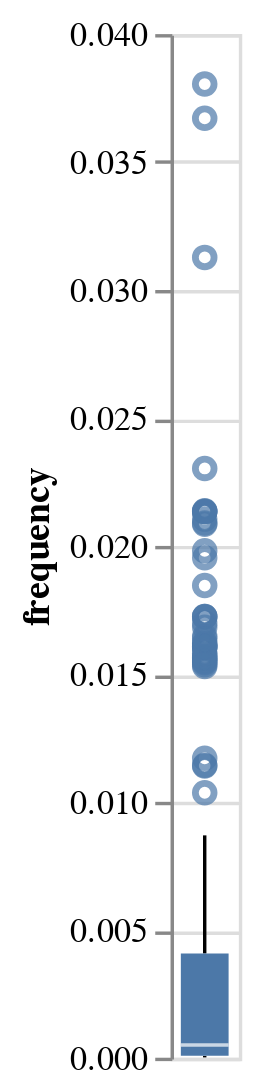

Notebook source saved alongside this figure:
### Markdown cell above
### Compare and find activity labels that are statistically significantly infrequent

### Code cell
iqr = (
    np.quantile(rel_act_freq['frequency'], q=0.75) - 
    np.quantile(rel_act_freq['frequency'], q=0.25)
)
# print(iqr)

ub = np.quantile(rel_act_freq['frequency'], q=0.75) + 1.5 * iqr
lb = np.quantile(rel_act_freq['frequency'], q=0.25) - 1.5 * iqr

rel_act_freq['is_infrequent'] = rel_act_freq['frequency'].apply(
    lambda x: x < lb
)

alt.Chart(rel_act_freq).mark_boxplot().encode(
    y='frequency:Q'
)

### Figure 1 — Vega specification as saved in the notebook (floating-point values rounded to 4 significant figures)
{"$schema": "https://vega.github.io/schema/vega/v5.json", "data": [{"name": "source_0"}, {"name": "data_0"}, {"name": "data_1", "values": [{"frequency": 0.02134}, {"frequency": 0.01724}, {"frequency": 0.01552}, {"frequency": 0.01547}, {"frequency": 0.0114}, {"frequency": 0.01621}, {"frequency": 0.02105}, {"frequency": 0.01953}, {"frequency": 0.01603}, {"frequency": 0.01647}, {"frequency": 0.01845}, {"frequency": 0.01544}, {"frequency": 0.01528}, {"frequency": 0.03128}, {"frequency": 0.0209}, {"frequency": 0.01618}, {"frequency": 0.01723}, {"frequency": 0.01724}, {"frequency": 0.02135}, {"frequency": 0.01697}, {"frequency": 0.01579}, {"frequency": 0.01561}, {"frequency": 0.01607}, {"frequency": 0.03671}, {"frequency": 0.0117}, {"frequency": 0.01035}, {"frequency": 0.01566}, {"frequency": 0.01604}, {"frequency": 0.02134}, {"frequency": 0.02085}, {"frequency": 0.02303}, {"frequency": 0.03805}, {"frequency": 0.01682}, {"frequency": 0.01607}, {"frequency": 0.01981}, {"frequency": 0.02138}, {"frequency": 0.01561}, {"frequency": 0.01579}, {"frequency": 0.01637}, {"frequency": 0.01536}, {"frequency": 0.01143}]}, {"name": "data_2"}, {"name": "data_3", "values": [{"lower_box_frequency": 7.251e-05, "lower_whisker_frequency": 1.261e-05, "upper_whisker_frequency": 0.008689}]}, {"name": "data_4", "values": [{"lower_whisker_frequency": 1.261e-05, "upper_box_frequency": 0.004073, "upper_whisker_frequency": 0.008689}]}, {"name": "data_5"}, {"name": "data_6", "values": [{"lower_box_frequency": 7.251e-05, "max_frequency": 0.03805, "mid_box_frequency": 0.0004981, "min_frequency": 1.261e-05, "upper_box_frequency": 0.004073}]}, {"name": "data_7", "values": [{"lower_box_frequency": 7.251e-05, "max_frequency": 0.03805, "mid_box_frequency": 0.0004981, "min_frequency": 1.261e-05, "upper_box_frequency": 0.004073}]}], "marks": [{"type": "symbol", "name": "layer_0_layer_0_marks", "from": {"data": "data_1"}, "encode": {"update": {"x": {"signal": "width", "mult": 0.5}, "y": {"field": "frequency", "scale": "y"}, "fill": {"value": "transparent"}, "stroke": {"value": "#4c78a8"}, "opacity": {"value": 0.7}, "description": {"signal": "\"frequency: \" + (format(datum[\"frequency\"], \"\"))"}, "ariaRoleDescription": {"value": "point"}}}, "style": ["point", "boxplot-outliers"]}, {"type": "rule", "name": "layer_0_layer_1_layer_0_marks", "from": {"data": "data_3"}, "encode": {"update": {"y2": {"field": "lower_box_frequency", "scale": "y"}, "stroke": {"value": "black"}, "x": {"signal": "width", "mult": 0.5}, "y": {"field": "lower_whisker_frequency", "scale": "y"}, "tooltip": {"signal": "{\"Upper Whisker of frequency\": format(datum[\"upper_whisker_frequency\"], \"\"), \"Lower Whisker of frequency\": format(datum[\"lower_whisker_frequency\"], \"\")}"}}}, "style": ["rule", "boxplot-rule"], "aria": false}, {"type": "rule", "name": "layer_0_layer_1_layer_1_marks", "from": {"data": "data_4"}, "encode": {"update": {"tooltip": {"signal": "{\"Upper Whisker of frequency\": format(datum[\"upper_whisker_frequency\"], \"\"), \"Lower Whisker of frequency\": format(datum[\"lower_whisker_frequency\"], \"\")}"}, "stroke": {"value": "black"}, "y2": {"field": "upper_whisker_frequency", "scale": "y"}, "x": {"signal": "width", "mult": 0.5}, "y": {"field": "upper_box_frequency", "scale": "y"}}}, "aria": false, "style": ["rule", "boxplot-rule"]}, {"type": "rect", "name": "layer_1_layer_0_marks", "from": {"data": "data_6"}, "encode": {"update": {"fill": {"value": "#4c78a8"}, "xc": {"signal": "width", "mult": 0.5}, "width": {"value": 14}, "tooltip": {"signal": "{\"Max of frequency\": format(datum[\"max_frequency\"], \"\"), \"Q3 of frequency\": format(datum[\"upper_box_frequency\"], \"\"), \"Median of frequency\": format(datum[\"mid_box_frequency\"], \"\"), \"Q1 of frequency\": format(datum[\"lower_box_frequency\"], \"\"), \"Min of frequency\": format(datum[\"min_frequency\"], \"\")}"}, "description": {"signal": "\"frequency: \" + (format(datum[\"lower_box_frequency\"], \"\")) + \"; upper_box_frequency: \" + (format(datum[\"upper_box_frequency\"], \"\")) + \"; Max of frequency: \" + (format(datum[\"max_frequency\"], \"\")) + \"; Q3 of frequency: \" + (format(datum[\"upper_box_frequency\"], \"\")) + \"; Median of frequency: \" + (format(datum[\"mid_box_frequency\"], \"\")) + \"; Q1 of frequency: \" + (format(datum[\"lower_box_frequency\"], \"\")) + \"; Min of frequency: \" + (format(datum[\"min_frequency\"], \"\"))"}, "y2": {"field": "upper_box_frequency", "scale": "y"}, "ariaRoleDescription": {"value": "box"}, "y": {"field": "lower_box_frequency", "scale": "y"}}}, "style": ["bar", "boxplot-box"]}, {"type": "rect", "name": "layer_1_layer_1_marks", "from": {"data": "data_7"}, "encode": {"update": {"xc": {"signal": "width", "mult": 0.5}, "yc": {"field": "mid_box_frequency", "scale": "y"}, "width": {"value": 14}, "height": {"value": 1}, "fill": {"value": "white"}, "opacity": {"value": 0.7}, "tooltip": {"signal": "{\"Max of frequency\": format(datum[\"max_frequency\"], \"\"), \"Q3 of frequency\": format(datum[\"upper_box_frequency\"], \"\"), \"Median of frequency\": format(datum[\"mid_box_frequency\"], \"\"), \"Q1 of frequency\": format(datum[\"lower_box_frequency\"], \"\"), \"Min of frequency\": format(datum[\"min_frequency\"], \"\")}"}}}, "style": ["tick", "boxplot-median"], "aria": false}], "scales": [{"name": "y", "type": "linear", "domain": {"fields": [{"data": "data_1", "field": "frequency"}, {"data": "data_3", "field": "lower_whisker_frequency"}, {"data": "data_3", "field": "lower_box_frequency"}, {"data": "data_4", "field": "upper_box_frequency"}, {"data": "data_4", "field": "upper_whisker_frequency"}, {"data": "data_6", "field": "lower_box_frequency"}, {"data": "data_6", "field": "upper_box_frequency"}, {"data": "data_7", "field": "mid_box_frequency"}]}, "range": [{"signal": "height"}, 0], "nice": true, "zero": true}], "axes": [{"scale": "y", "tickCount": {"signal": "ceil(height/40)"}, "aria": false, "ticks": false, "orient": "left", "zindex": 0, "domain": false, "grid": true, "labels": false, "maxExtent": 0, "minExtent": 0}, {"scale": "y", "orient": "left", "grid": false, "title": "frequency", "labelOverlap": true, "tickCount": {"signal": "ceil(height/40)"}, "zindex": 0}], "width": 20, "background": "white", "height": 300, "padding": 5, "style": "cell"}
